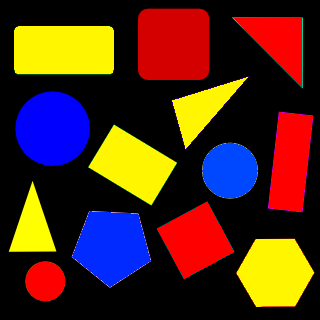
#> input picture balls/shapes-byr.png, 320 x 320 px
$ python index.py   (older library calls are emulated)
#> lines starting #> are read from the running program, lines starting #| are printed output that depends on the picture; after the words box and inside, x2 and y2 are one past the last pixel; in counts of white or black regions, pixels touching at a corner belong together
### balls/pre_processing.py
import numpy as np
import cv2
import sys


class Color:
	# HSV Values
	BLUE = (np.array([100, 50, 50]),
			np.array([120, 255, 255]),
			'blue')

	YELLOW = (np.array([20,100,100]),
			  np.array([30,255,255]),
			  'yellow')

	# RED is a bitch. It sits at the edge of the HSV cyliner - it has two ranges.
	RED = (np.array([0,100,100]),
		   np.array([3,255,255]),
		   'red',
		   np.array([160,100,100]),
		   np.array([179,255,255]))


def find_contours(image):
	(contours, _) = cv2.findContours(image,
									cv2.RETR_EXTERNAL,
									cv2.CHAIN_APPROX_SIMPLE)
	return contours

def draw_contours(image, contours):
	for c in contours:
		cv2.drawContours(image, [c], -1, (0, 255, 0), 2)


# [15 lines left out: functions find_hough_circles, draw_hough_circles, not called in this run]

def pre_process(image, color):
	img = cv2.medianBlur(image, 5)
	hsv = cv2.cvtColor(img, cv2.COLOR_BGR2HSV)
	ranged_img = cv2.inRange(hsv, color[0], color[1])
	if color[2] == 'red':
		second_range = cv2.inRange(hsv, color[3], color[4])
		cv2.add(ranged_img, second_range, ranged_img)
	erode = cv2.erode(ranged_img, None, iterations = 3)
	dilate = cv2.dilate(erode, None, iterations = 10)
	return dilate

### balls/bootstrap.py

ROBOT_IP = "10.10.48.252"

# checks if naoqi is present
def is_production():
    try:
        __import__("naoqi")
    except ImportError:
        return False
    else:
        return True

### balls/shapes.py

import numpy as np
import cv2
from pre_processing import *

def angle_cos(p0, p1, p2):
	d1, d2 = (p0-p1).astype('float'), (p2-p1).astype('float')
	return abs( np.dot(d1, d2) / np.sqrt( np.dot(d1, d1)*np.dot(d2, d2) ) )

def find_squares(contours):
	squares = triangles = []
	for contour in contours:
		approx = cv2.approxPolyDP(contour, cv2.arcLength(contour, True)*0.02, True);
		if len(approx) == 4 and cv2.contourArea(approx) > 1000 and cv2.isContourConvex(approx):

			# some magic to detect if the angles are ~90 degrees
			approx = approx.reshape(-1,2)
			maxCosine = np.max([angle_cos( approx[i], approx[(i+1) % 4], approx[(i+2) % 4] ) for i in xrange(4)])

			if maxCosine < 0.3:
				squares.append(approx)
	return squares

### balls/index.py

import numpy as np
import cv2
import sys
from pre_processing import *
from speech import *
from shapes import *

img = cv2.imread('shapes-byr.png')
#> img is the input picture: shape (320, 320, 3); mean B, G, R 28.1, 43.1, 76.5

colors = [Color.YELLOW] # for testing, later add: Color.BLUE, Color.RED,
for color in colors:
	pre_processed = pre_process(img, color)
	contours = find_contours(pre_processed)

	img_copy = img.copy()
	draw_contours(img_copy, contours)
	cv2.imshow(color[2], img_copy)


	squares = find_squares(contours)
	cv2.drawContours( img, squares, -1, (0, 255, 0), 3 )
	cv2.imshow('squares', img)
#> this loop made 1 pass
#> squares on pass 1: [[[7, 23], [10, 80], [120, 76], [116, 19]]]
#> pass 1, in pre_process, `ranged_img = cv2.inRange(hsv, color[0], color[1])`:
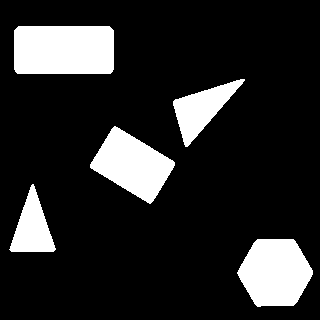
#> ranged_img: shape (320, 320); 15.6% white; 5 white regions, box (x1, y1, x2, y2) and area: (14, 26, 114, 74) 4766, (237, 239, 313, 307) 3890, (90, 126, 175, 204) 3577, (173, 79, 245, 147) 2007, (9, 184, 56, 252) 1713
#> pass 1, in pre_process, `erode = cv2.erode(ranged_img, None, iterations = 3)`:
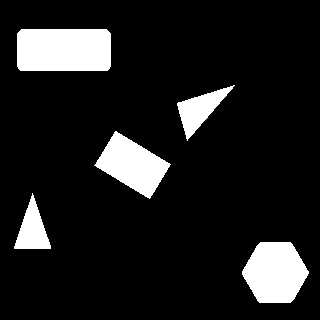
#> erode: shape (320, 320); 11.7% white; 5 white regions, box (x1, y1, x2, y2) and area: (17, 29, 111, 71) 3914, (242, 242, 309, 303) 3069, (94, 131, 171, 199) 2649, (177, 85, 235, 141) 1224, (14, 193, 51, 249) 1080
#> after the loop:
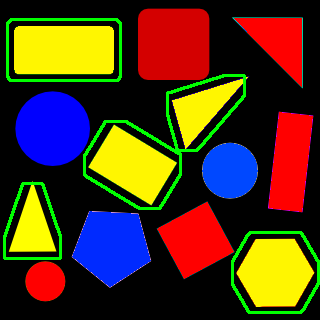
#> img_copy: shape (320, 320, 3); mean B, G, R 28.1, 54.3, 76.5
#> after the loop:
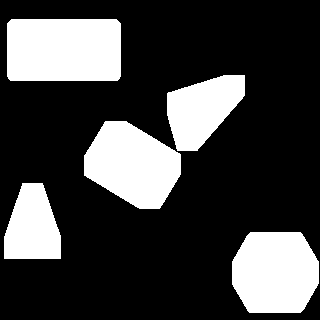
#> pre_processed: shape (320, 320); 25.6% white; 5 white regions, box (x1, y1, x2, y2) and area: (7, 19, 121, 81) 7034, (232, 232, 319, 313) 6029, (84, 121, 181, 209) 5949, (167, 75, 245, 151) 3904, (4, 183, 61, 259) 3340

	# sayISee(Shape.TRIANGLE, color[2], format(len(contours))) # TODO: object recognition


cv2.waitKey(0)
sys.exit(0)
#> (the program exits here)
